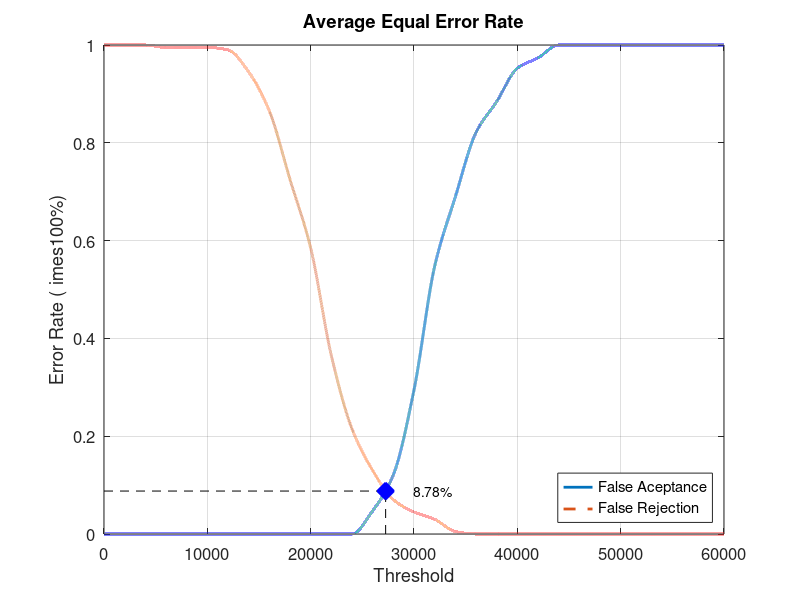
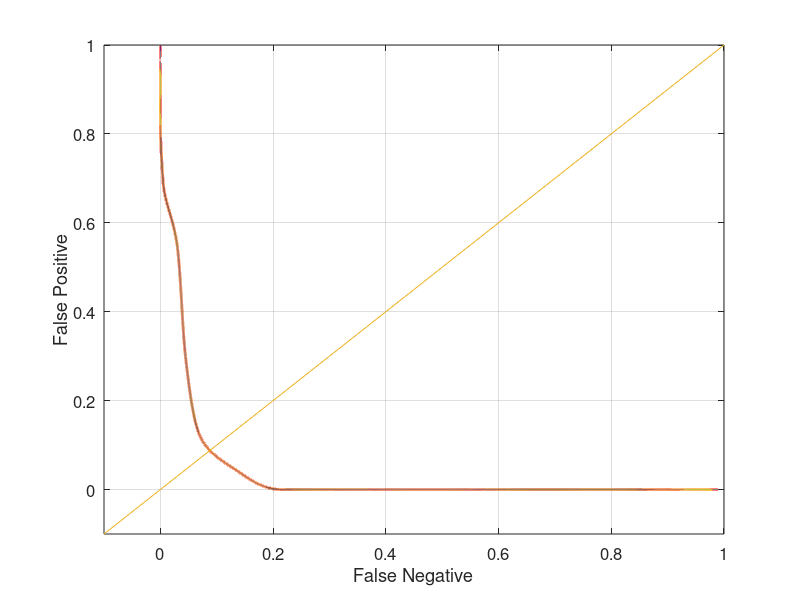

The MATLAB source for these figures, in order:
close all;
clear;
clc;
x = 0:2000:60000;
xq = 0:0.5:60000;

y0 = [0 0 0 0 0 0 0 0 0 0 0 0 0 0.0473684 0.121053 0.294737 0.547368 0.689474 0.821053 0.884211 0.952632 0.973684 1 1 1 1 1 1 1 1 1]
yy0 = interp1(x, y0, xq, 'pchip');
y1 = [1 1 1 0.995 0.995 0.995 0.99 0.945 0.865 0.725 0.585 0.365 0.215 0.13 0.07 0.045 0.03 0.005 0 0 0 0 0 0 0 0 0 0 0 0 0]
yy1 = interp1(x, y1, xq, 'pchip');

% Calculating EER: 
y2 = abs(y0 - y1);
find(y2 == min(y2))
yy2 = abs(yy0 - yy1);
xEER = find(yy2 == min(yy2));
xEERIndex = xq(xEER) % X-axis EER
yEER = yy0(xEER) % Y-axis EER

main = figure
plot(xq, yy0,'-','LineWidth', 2);	hold on
plot(xq, yy1,'--','LineWidth', 2);	hold on
plot([xEERIndex xEERIndex], [0 yEER], 'k--');	hold on
plot([0 xEERIndex], [yEER yEER], 'k--');	hold on
plot(xEERIndex, yEER, 'bx', 'LineWidth', 10);	hold on
text(xEERIndex + 10 * xEERIndex / 100, yEER, [num2str(round((10000 * yEER)) / 100) '%'])
legend('False Aceptance', 'False Rejection', 'Location', 'SouthEast')
xlabel('Threshold')
ylabel('Error Rate (	imes100%)')
title('Average Equal Error Rate')
set(gca, 'FontSize', 12)
axis([0 60000 0 1])
grid on

print(main, 'Database2_3Main', '-dpng');
FNRxFPR = figure('Color', [1 1 1]);
plot(yy1, yy0, '-', yy1, yy0, 'LineWidth', 2);
hold on
y = -0.1:0.1:1
plot(y, y); 
set(gca, 'FontSize', 12)
xlabel('False Negative')
ylabel('False Positive')
axis([-0.1 1 -0.1 1])
set(gca, 'FontSize', 12)
grid on

print(FNRxFPR, 'Database2_3FNRxFPR','-dpng');
